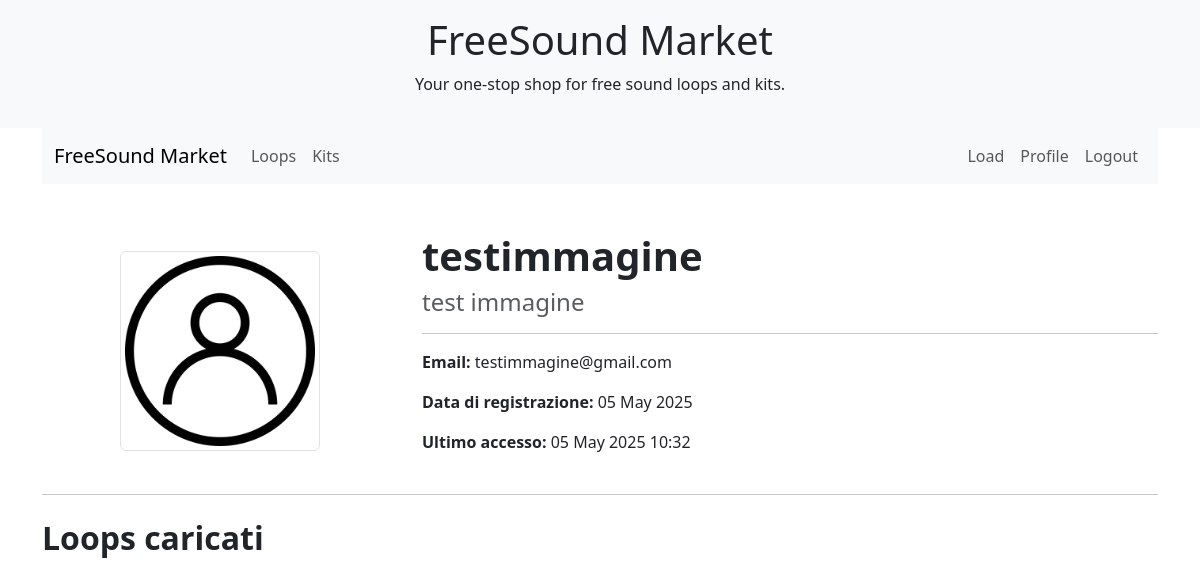
Page /profile/5/ on the earlier database version.
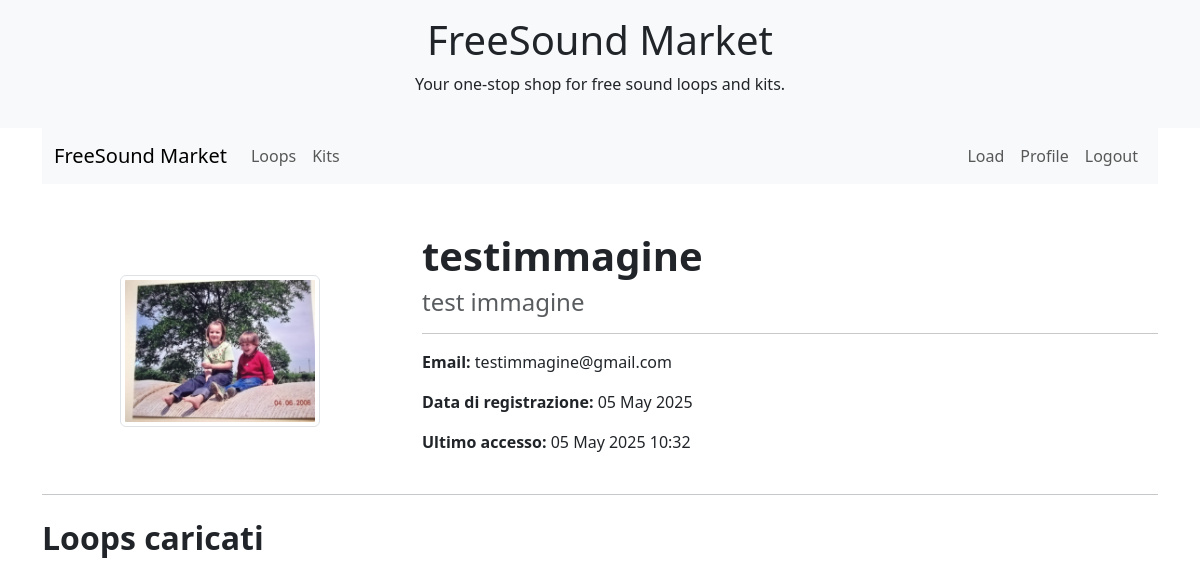
Same page on the later database version.
### app/models.py (models this page shows, shortened)
class ProfileImage(models.Model):
    user = models.OneToOneField(User, on_delete=models.CASCADE)
    image = models.ImageField(
        upload_to=profileimage_upload_path,
        validators=[validate_image_extension, validate_coverimage_size],
        default='defaultProfileImage.jpg',
        max_length=255
    )

### app/views.py (the view, shortened to what this page needs)
# urls.py: path('profile/<int:pk>/', views.ProfileDetailView.as_view(), name='profile'),
class ProfileDetailView(DetailView):
    model = User
    template_name = 'user/profile.html'
    context_object_name = 'user'
    def get_context_data(self, **kwargs):
        context = super().get_context_data(**kwargs)
        context['loops'] = self.object.loops.all()
        context['profImg'] = getattr(self.object, 'profileimage', None)
        context['profForm'] = ProfileImageUpdateForm()
        return context
    def get_object(self, queryset=None):
        obj = super().get_object(queryset)
        return obj

### templates/user/profile.html (shortened to what this page needs)
{% extends "base.html"%}
{% load widget_tweaks %}
{% load static %}
{% block content %}
<div class="container mt-5">
    <div class="row align-items-center">
        <div class="col-md-4 text-center">
            {% if profImg.image %}
                <img src="{{ profImg.image.url }}" alt="Immagine del profilo" class=" img-fluid img-thumbnail" style="max-width: 200px;">
            {% else %}
                <img src="{% static 'defaultProfileImage.jpg' %}" alt="Immagine del profilo" class="img-fluid img-thumbnail" style="max-width: 200px;">
            {% endif %}
        </div>
        <div class="col-md-8">
            <h1 class="fw-bold">{{ user.username }}</h1>
            <h4 class="text-muted">{{ user.first_name }} {{ user.last_name }}</h4>
            <hr>
            <p><strong>Email:</strong> {{ user.email }}</p>
            <p><strong>Data di registrazione:</strong> {{ user.date_joined|date:"d M Y" }}</p>
            <p><strong>Ultimo accesso:</strong> {{ user.last_login|date:"d M Y H:i" }}</p>
        </div>
    </div>
    <hr class="my-4">
    <div class="row">
      <div class="col-md-12">
          <h2 class="fw-bold">Loops caricati</h2>
      </div>
    </div>
</div>
{% endblock %}

### templates/base.html (shortened to what this page needs)
<!DOCTYPE html>
<html lang="en">
<head>
    <link href="https://cdn.jsdelivr.net/npm/bootstrap@5.3.3/dist/css/bootstrap.min.css" rel="stylesheet">
    <link
      href="https://getbootstrap.com/docs/5.3/assets/css/docs.css"
      rel="stylesheet"
    />
</head>
<body>
{% block header %}
  <header class="bg-light text-center py-3">
    <h1>FreeSound Market</h1>
    <p>Your one-stop shop for free sound loops and kits.</p>
  </header>
{% endblock %}
{% block navbar %}
  <div class="container">
    <nav class="navbar navbar-expand-lg bg-body-tertiary">
        <div class="container-fluid">
          <a class="navbar-brand" href="{%  url 'home' %}">FreeSound Market</a>
          <div class="collapse navbar-collapse" id="navbarSupportedContent">
            <ul class="navbar-nav me-auto mb-2 mb-lg-0">
              <li class="nav-item">
                <a class="nav-link" href="{% url 'loops_list' %}">Loops</a>
              </li>
              <li class="nav-item">
                <a class="nav-link" href="">Kits</a>
              </li>
            </ul>
                <ul class="navbar-nav ms-auto mb-2 mb-lg-0">
                {% if user.is_authenticated %}
                    <li class="nav-item">
                      <a class="nav-link" href="{% url 'uploadloop' %}">Load</a>
                    </li>
                    <li class="nav-item">
                        <a class="nav-link" href="{% url 'profile' pk=request.user.id%}">Profile</a>
                    </li>
                    <li class="nav-item">
                        <a class="nav-link" href="{% url 'logout' %}">Logout</a>
                    </li>
                {% endif %}
            </ul>
          </div>
        </div>
    </nav>
  </div>
{% endblock %}
{% block content %}
{% endblock %}
</body>
</html>

Differences in the rows shown:
changed ProfileImage: image: picture added in place of a placeholder
